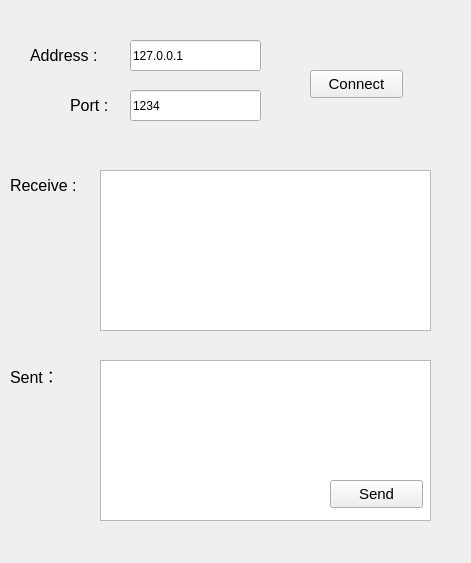
<?xml version="1.0" encoding="UTF-8"?>
<ui version="4.0">
 <class>Widget</class>
 <widget class="QWidget" name="Widget">
  <property name="geometry">
   <rect>
    <x>0</x>
    <y>0</y>
    <width>471</width>
    <height>563</height>
   </rect>
  </property>
  <property name="windowTitle">
   <string>Widget</string>
  </property>
  <widget class="QLabel" name="label">
   <property name="geometry">
    <rect>
     <x>30</x>
     <y>40</y>
     <width>121</width>
     <height>31</height>
    </rect>
   </property>
   <property name="font">
    <font>
     <pointsize>12</pointsize>
    </font>
   </property>
   <property name="text">
    <string>Address :</string>
   </property>
   <property name="buddy">
    <cstring>label</cstring>
   </property>
  </widget>
  <widget class="QPushButton" name="puB_Listen">
   <property name="geometry">
    <rect>
     <x>310</x>
     <y>70</y>
     <width>93</width>
     <height>28</height>
    </rect>
   </property>
   <property name="font">
    <font>
     <pointsize>11</pointsize>
    </font>
   </property>
   <property name="text">
    <string>Connect</string>
   </property>
  </widget>
  <widget class="QLabel" name="label_2">
   <property name="geometry">
    <rect>
     <x>70</x>
     <y>90</y>
     <width>81</width>
     <height>31</height>
    </rect>
   </property>
   <property name="font">
    <font>
     <pointsize>12</pointsize>
    </font>
   </property>
   <property name="text">
    <string>Port :</string>
   </property>
   <property name="buddy">
    <cstring>label</cstring>
   </property>
  </widget>
  <widget class="QTextEdit" name="receive_text">
   <property name="geometry">
    <rect>
     <x>100</x>
     <y>170</y>
     <width>331</width>
     <height>161</height>
    </rect>
   </property>
  </widget>
  <widget class="QTextEdit" name="sent_text">
   <property name="geometry">
    <rect>
     <x>100</x>
     <y>360</y>
     <width>331</width>
     <height>161</height>
    </rect>
   </property>
  </widget>
  <widget class="QPushButton" name="puB_Sent">
   <property name="geometry">
    <rect>
     <x>330</x>
     <y>480</y>
     <width>93</width>
     <height>28</height>
    </rect>
   </property>
   <property name="font">
    <font>
     <pointsize>11</pointsize>
    </font>
   </property>
   <property name="text">
    <string>Send</string>
   </property>
  </widget>
  <widget class="QLineEdit" name="AddressEdit">
   <property name="geometry">
    <rect>
     <x>130</x>
     <y>40</y>
     <width>131</width>
     <height>31</height>
    </rect>
   </property>
   <property name="text">
    <string>127.0.0.1</string>
   </property>
  </widget>
  <widget class="QLineEdit" name="PortEdit">
   <property name="geometry">
    <rect>
     <x>130</x>
     <y>90</y>
     <width>131</width>
     <height>31</height>
    </rect>
   </property>
   <property name="text">
    <string>1234</string>
   </property>
  </widget>
  <widget class="QLabel" name="label_3">
   <property name="geometry">
    <rect>
     <x>10</x>
     <y>170</y>
     <width>121</width>
     <height>31</height>
    </rect>
   </property>
   <property name="font">
    <font>
     <pointsize>12</pointsize>
    </font>
   </property>
   <property name="text">
    <string>Receive :</string>
   </property>
   <property name="buddy">
    <cstring>label</cstring>
   </property>
  </widget>
  <widget class="QLabel" name="label_4">
   <property name="geometry">
    <rect>
     <x>10</x>
     <y>360</y>
     <width>121</width>
     <height>31</height>
    </rect>
   </property>
   <property name="font">
    <font>
     <pointsize>12</pointsize>
    </font>
   </property>
   <property name="text">
    <string>Sent：</string>
   </property>
   <property name="buddy">
    <cstring>label</cstring>
   </property>
  </widget>
  <zorder>label</zorder>
  <zorder>puB_Listen</zorder>
  <zorder>label_2</zorder>
  <zorder>receive_text</zorder>
  <zorder>AddressEdit</zorder>
  <zorder>PortEdit</zorder>
  <zorder>sent_text</zorder>
  <zorder>label_3</zorder>
  <zorder>label_4</zorder>
  <zorder>puB_Sent</zorder>
 </widget>
 <resources/>
 <connections/>
</ui>
